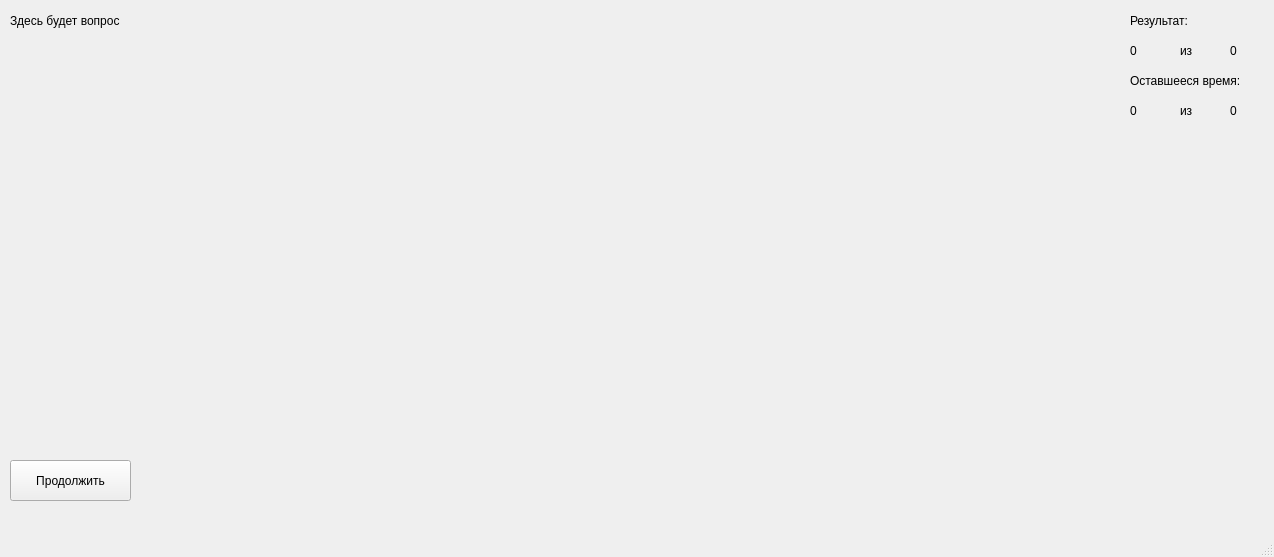
<?xml version="1.0" encoding="UTF-8"?>
<ui version="4.0">
 <class>MainWindow</class>
 <widget class="QMainWindow" name="MainWindow">
  <property name="geometry">
   <rect>
    <x>0</x>
    <y>0</y>
    <width>1274</width>
    <height>557</height>
   </rect>
  </property>
  <property name="windowTitle">
   <string>MainWindow</string>
  </property>
  <widget class="QWidget" name="centralwidget">
   <widget class="QLabel" name="questLabel">
    <property name="geometry">
     <rect>
      <x>10</x>
      <y>10</y>
      <width>421</width>
      <height>21</height>
     </rect>
    </property>
    <property name="text">
     <string>Здесь будет вопрос</string>
    </property>
   </widget>
   <widget class="QWidget" name="verticalLayoutWidget">
    <property name="geometry">
     <rect>
      <x>10</x>
      <y>40</y>
      <width>661</width>
      <height>411</height>
     </rect>
    </property>
    <layout class="QVBoxLayout" name="verticalLayout"/>
   </widget>
   <widget class="QPushButton" name="contin">
    <property name="geometry">
     <rect>
      <x>10</x>
      <y>460</y>
      <width>121</width>
      <height>41</height>
     </rect>
    </property>
    <property name="text">
     <string>Продолжить</string>
    </property>
   </widget>
   <widget class="QLabel" name="questDuration">
    <property name="geometry">
     <rect>
      <x>1230</x>
      <y>100</y>
      <width>21</width>
      <height>21</height>
     </rect>
    </property>
    <property name="text">
     <string>0</string>
    </property>
   </widget>
   <widget class="QLabel" name="nowTime">
    <property name="geometry">
     <rect>
      <x>1130</x>
      <y>100</y>
      <width>21</width>
      <height>21</height>
     </rect>
    </property>
    <property name="text">
     <string>0</string>
    </property>
   </widget>
   <widget class="QLabel" name="label_3">
    <property name="geometry">
     <rect>
      <x>1180</x>
      <y>100</y>
      <width>16</width>
      <height>21</height>
     </rect>
    </property>
    <property name="text">
     <string>из</string>
    </property>
   </widget>
   <widget class="QLabel" name="label">
    <property name="geometry">
     <rect>
      <x>1130</x>
      <y>10</y>
      <width>111</width>
      <height>21</height>
     </rect>
    </property>
    <property name="text">
     <string>Результат:</string>
    </property>
   </widget>
   <widget class="QLabel" name="nowGood">
    <property name="geometry">
     <rect>
      <x>1130</x>
      <y>40</y>
      <width>20</width>
      <height>21</height>
     </rect>
    </property>
    <property name="text">
     <string>0</string>
    </property>
   </widget>
   <widget class="QLabel" name="label_4">
    <property name="geometry">
     <rect>
      <x>1130</x>
      <y>70</y>
      <width>111</width>
      <height>21</height>
     </rect>
    </property>
    <property name="text">
     <string>Оставшееся время:</string>
    </property>
   </widget>
   <widget class="QLabel" name="maxGood">
    <property name="geometry">
     <rect>
      <x>1230</x>
      <y>40</y>
      <width>21</width>
      <height>21</height>
     </rect>
    </property>
    <property name="text">
     <string>0</string>
    </property>
   </widget>
   <widget class="QLabel" name="label_6">
    <property name="geometry">
     <rect>
      <x>1180</x>
      <y>40</y>
      <width>16</width>
      <height>21</height>
     </rect>
    </property>
    <property name="text">
     <string>из</string>
    </property>
   </widget>
  </widget>
  <widget class="QMenuBar" name="menubar">
   <property name="geometry">
    <rect>
     <x>0</x>
     <y>0</y>
     <width>1274</width>
     <height>21</height>
    </rect>
   </property>
  </widget>
  <widget class="QStatusBar" name="statusbar"/>
 </widget>
 <resources/>
 <connections/>
</ui>
